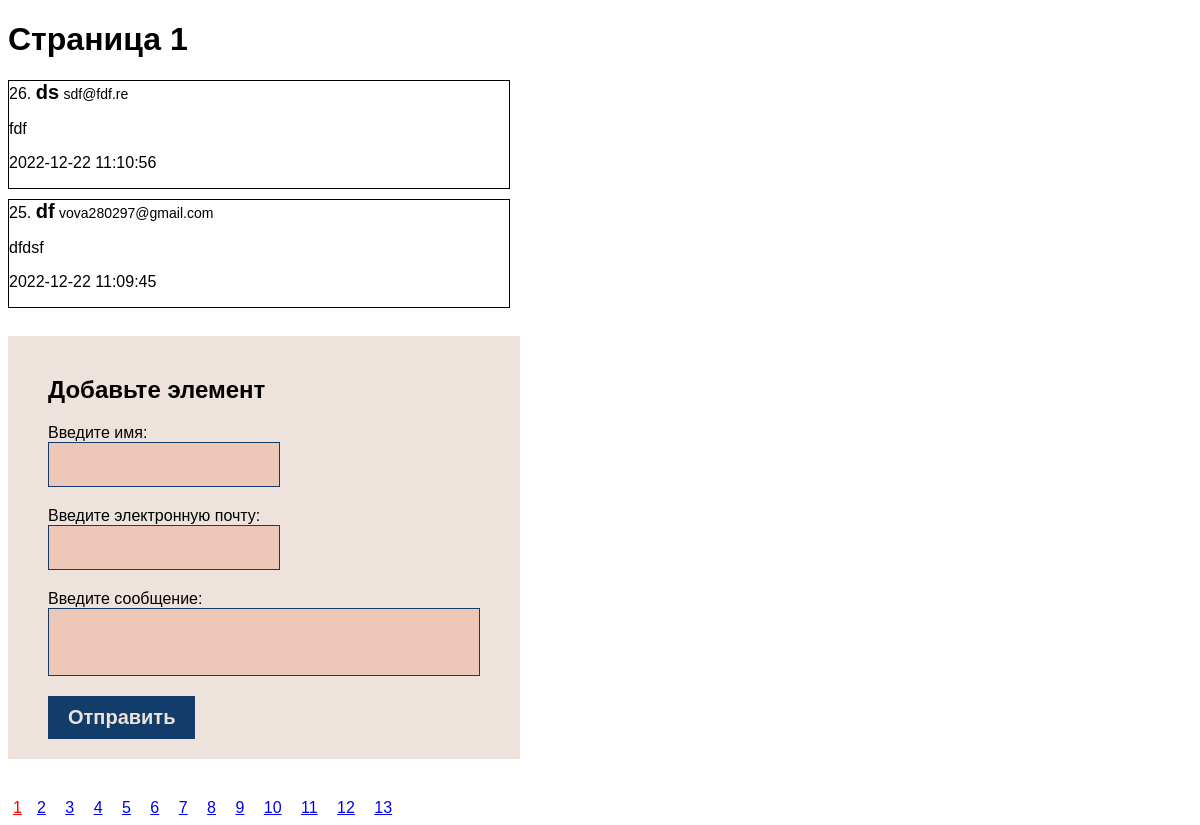
The page / on the database its author committed.
### tables this page shows
CREATE TABLE `message` (
  `id` int NOT NULL,
  `user` varchar(30) NOT NULL,
  `message_text` varchar(2000) NOT NULL,
  `message_time` timestamp NOT NULL DEFAULT CURRENT_TIMESTAMP,
  `user_email` varchar(200) NOT NULL
);

### index.php (called while the page is built)
<?php
include("./components/header.php");
include("./components/postList.php");
include("./components/form.php");
include("./components/pagination.php");

### components/postList.php (called while the page is built, shortened)
<?php
$page = intval($_GET['page'] ?? 1);
try{
    $mysqli = new mysqli("localhost", "root","", "guestbook");
    $sql = "SELECT COUNT(*) FROM message";
    if (!($result = $mysqli->query($sql))){
        throw new Exception($mysqli->error);
    }
    $n = $result->fetch_row()[0];
    $itemsPerPage = 2;
    $pagesCount = ceil($n/$itemsPerPage);
    $firstNumber = ($page - 1) * $itemsPerPage;
    $sql = "SELECT * FROM message ORDER BY id DESC LIMIT $firstNumber, $itemsPerPage";
    if(!($result = $mysqli->query($sql))){
        throw new Exception($mysqli->error);
    }
    $data = $result->fetch_all(MYSQLI_ASSOC);
}catch(Throwable $e){
    echo $e->getMessage();
};
include 'page.php';

### components/page.php (the view, shortened to what this page needs)
<h1>Страница <?=$page?></h1>
<?php
    foreach($data as $item){
    echo "
    <div style='border:1px solid black; margin-bottom:10px; width:500px'>
        <span>{$item['id']}. </span>
        <span style='font-weight:bold; font-size:20px;'>{$item['user']}</span>
        <span style='font-weight:normal; font-size:14px;'>{$item['user_email']}</span>
        <p>{$item['message_text']}</p>
        <p>{$item['message_time']}</p>
    </div>";
    }
?>

### components/header.php (shortened to what this page needs)
<!DOCTYPE html>
<html lang="en">
<head>
    <link href="./css/styles.css" rel="stylesheet"/>
</head>
<body>
</body>
</html>

### components/form.php (shortened to what this page needs)
<form name="form" class="form">
    <h2 class="form_title">Добавьте элемент</h2>
    <div class="input_container">
        <label for="userName">Введите имя:</label>
        <input id="userName" class="inputArea" type="text" name="userName"/>
    </div>
    <div class="input_container">
        <label for='user_email'>Введите электронную почту:</label>
        <input id="user_email" class="inputArea" name="user_email" type="email"/>
    </div>
     <div class="input_container">
        <label for="message_text">Введите сообщение:</label>
        <textarea id="message_text" class="textArea" name="message_text"></textarea>
    </div>
    <button type="button" onclick="formEvent()" class="button">Отправить</button>
</form>

### components/pagination.php
<div class="pagination">
<?php
for ($i = 1; $i <= $pagesCount; $i++){
    if ($i == $page){
        echo "<a class='pagination_link visit_link' href ='index.php?page=$i'>$i</a>";
    } else {
        ?>
<a class="pagination_link" href ="index.php?page=<?=$i?>"><?=$i?></a>
<?php
    }
}
?>
</div>

### css/styles.css (style rules this page uses)
body { font-family:sans-serif; }
.form { background-color:#eee2dc; padding:20px 40px; width:max-content; }
.input_container { margin-bottom:20px; display:flex; flex-direction:column; }
.textArea { resize:none; width:400px; }
.textArea, .inputArea { border:1px solid #123C69; background-color:#EDC7B7; outline:none; padding:10px 15px; font-size:20px; }
.inputArea { width:200px; }
.button { font-size:20px; font-weight:bold; background-color:#123C69; border:none; padding:10px 20px; color: #EEE2DC; }
.pagination { margin-top:40px; }
.pagination_link { padding:5px 5px; margin-right:5px }
.visit_link { color:red; }

### rows shown on the page
message: id "26", user "ds", user_email "sdf@fdf.re", message_text "fdf", message_time "2022-12-22 11:10:56"
message: id "25", user "df", user_email "vova280297@gmail.com", message_text "dfdsf", message_time "2022-12-22 11:09:45"

### other values the page prints
$page "1"
